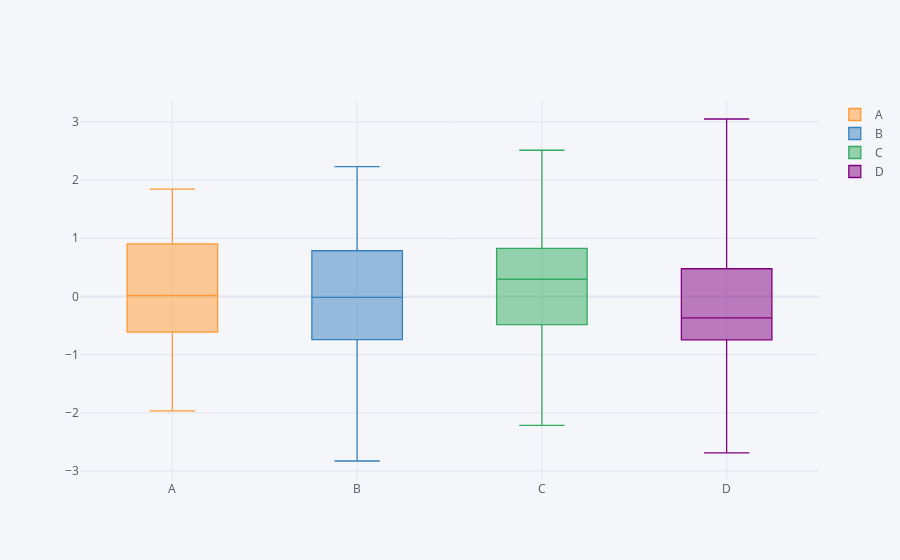

Notebook source saved alongside this figure:
### Markdown cell above
# Boxplot:

### Code cell
df.iplot(kind='box')
